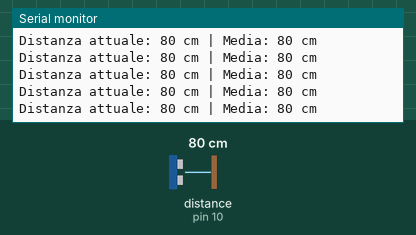
Bench run of a sketch on a simulated Arduino Uno, built with avr-gcc and run on an emulated ATmega328P. On the bench: the last lines printed to the serial monitor. Wiring (inferred from the names in the program): ultrasonic range finder: trigger pin 9; echo pin 10. The inputs (shaded band) are chosen by the test bench; at power-on: distance to the obstacle (sensor on pin 10) 80 cm. The echo pulse lasts 58.3 µs per cm.

Above: at 1.2 s.
1.3 s: distance to the obstacle (sensor on pin 10) set to 35 cm
At 1.4 s:
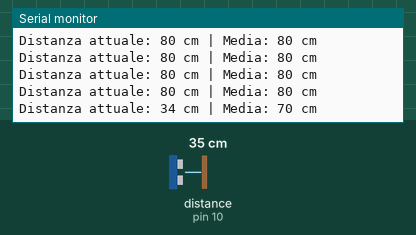
4.3 s: distance to the obstacle (sensor on pin 10) set to 250 cm
At 4.39 s:
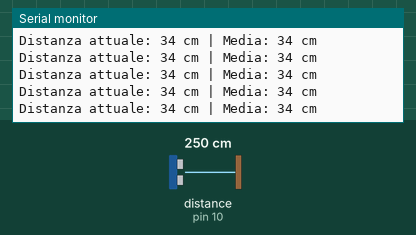
7.3 s: distance to the obstacle (sensor on pin 10) set to 35 cm
At 7.4 s:
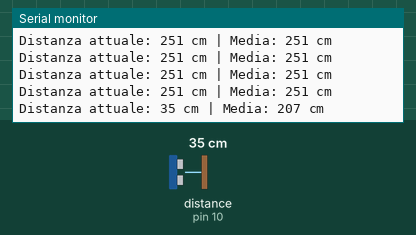
10.3 s: distance to the obstacle (sensor on pin 10) set to 250 cm
At 10.4 s:
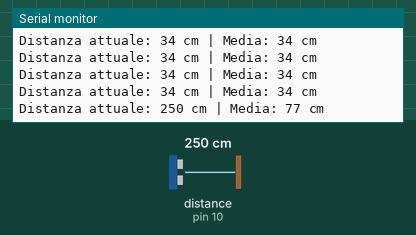
Timing chart, 0 to 13.3 s (numbered marks = the images above; inputs shaded):
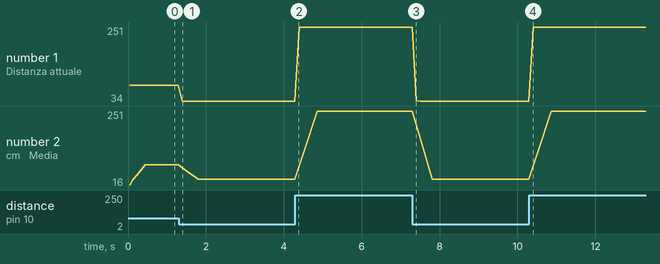

The sketch:

Ultrasuoni_02_media_mobile.ino
```cpp
/*
 * @file Ultrasuoni_02_media_mobile
 * @brief Misurazione con media mobile per ridurre il rumore
 *
 * @description
 * Questo sketch è un esempio avanzato per utilizzare il sensore a ultrasuoni HC-SR04 con Arduino,
 * implementando una media mobile per ridurre il rumore nelle misurazioni.
 * La media mobile aiuta a stabilizzare le letture della distanza, specialmente in ambienti con
 * molte interferenze o quando il sensore è soggetto a vibrazioni.
 * Il risultato viene visualizzato in centimetri sul monitor seriale, mostrando sia la lettura
 * attuale che la media delle ultime letture.
 *
 * https://wokwi.com/projects/458007761964228609
 * @author Filippo Bilardo
 * @date 09/03/2026
 * @version 1.0
 */

 // Misurazione con media mobile per ridurre il rumore
const int TRIG_PIN = 9;
const int ECHO_PIN = 10;

// Parametri per la media mobile
const int NUM_READINGS = 5;  // Numero di letture da mediare
int readings[NUM_READINGS];  // Array per memorizzare le letture
int readIndex = 0;           // Indice della lettura corrente
long total = 0;              // Totale corrente

void setup() {
  pinMode(TRIG_PIN, OUTPUT);
  pinMode(ECHO_PIN, INPUT);
  Serial.begin(9600);
  Serial.println("Sensore a ultrasuoni con media mobile attivo");

  // Inizializza l'array delle letture a 0
  for (int i = 0; i < NUM_READINGS; i++) {
    readings[i] = 0;
  }
}

void loop() {
  // Sottrai l'ultima lettura dal totale
  total = total - readings[readIndex];

  // Effettua una nuova misurazione
  readings[readIndex] = measureDistance();

  // Aggiungi la lettura al totale
  total = total + readings[readIndex];

  // Avanza all'indice successivo
  readIndex = (readIndex + 1) % NUM_READINGS;

  // Calcola la media
  int averageDistance = total / NUM_READINGS;

  // Visualizza sia la lettura corrente che la media
  Serial.print("Distanza attuale: ");
  Serial.print(readings[(readIndex - 1 + NUM_READINGS) % NUM_READINGS]);
  Serial.print(" cm | Media: ");
  Serial.print(averageDistance);
  Serial.println(" cm");

  delay(100);  // Breve ritardo tra le misurazioni
}

// Funzione per misurare la distanza
int measureDistance() {
  long duration;

  // Invia impulso ultrasonico
  digitalWrite(TRIG_PIN, LOW);
  delayMicroseconds(2);
  digitalWrite(TRIG_PIN, HIGH);
  delayMicroseconds(10);
  digitalWrite(TRIG_PIN, LOW);

  // Misura il tempo di ritorno dell'eco
  duration = pulseIn(ECHO_PIN, HIGH);

  // Calcola e restituisci la distanza in cm
  return duration / 58;
}
```

Measured:
- after the input at 1.3 s, the serial monitor: prints a new line after 0.09 s (image 1)
- after the input at 7.3 s, the serial monitor: prints a new line after 0.10 s (image 3)
- after the input at 10.3 s, the serial monitor: prints a new line after 0.10 s (image 4)
- plotted number 1: 80 → 34 after the input at 1.3 s, 34 → 251 after the input at 4.3 s, 251 → 34 after the input at 7.3 s, 34 → 251 after the input at 10.3 s
- plotted number 2: 80 → 34 after the input at 1.3 s, 34 → 251 after the input at 4.3 s, 251 → 34 after the input at 7.3 s, 34 → 251 after the input at 10.3 s
